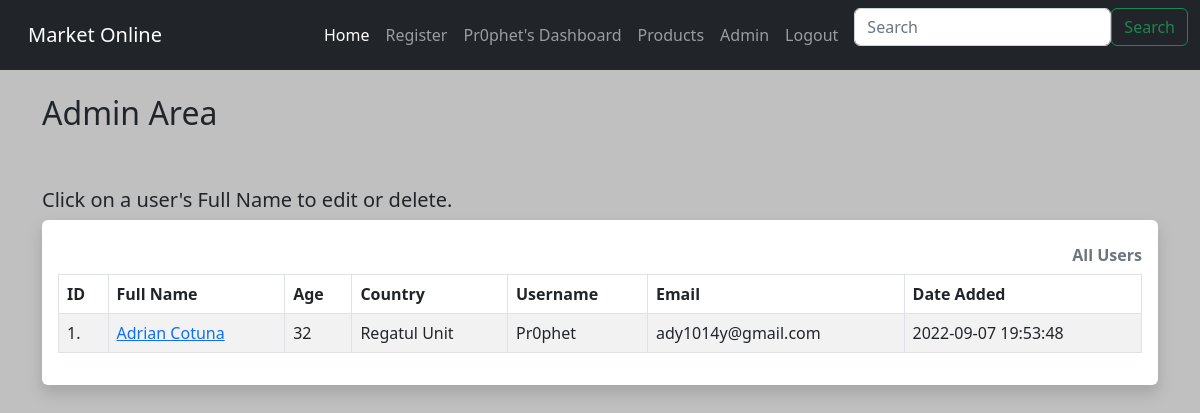
Page /admin (signed in) on the earlier database version.
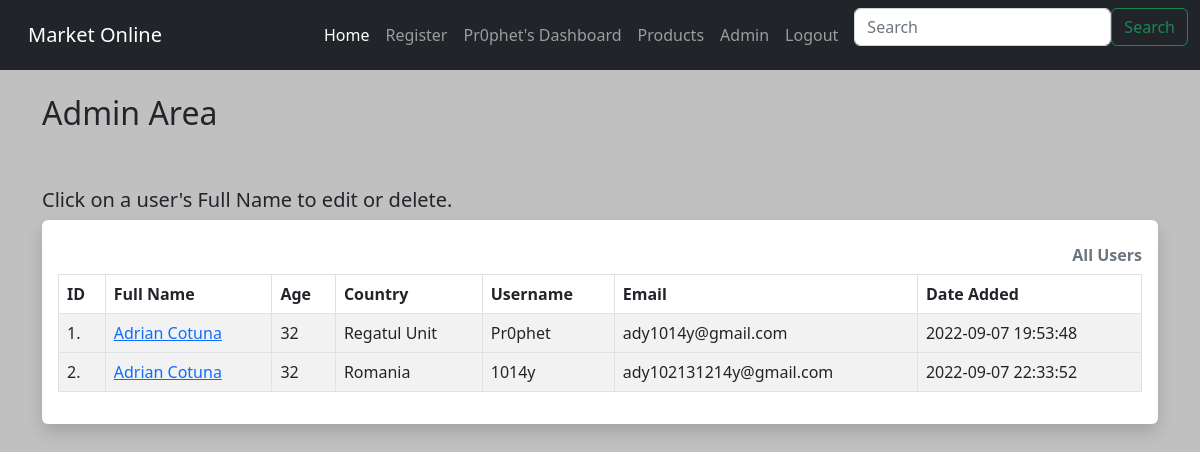
Same page on the later database version.
### app.py (models this page shows)
class Users(UserMixin, db.Model):
    id = db.Column(db.Integer(), primary_key=True)
    full_name = db.Column(db.String(200))
    age = db.Column(db.Integer())
    location = db.Column(db.String())
    username = db.Column(db.String(15), unique=True)
    password = db.Column(db.String(80))
    email = db.Column(db.String(), unique=True)
    date_added = db.Column(db.String())

### app.py (the view)
@app.route("/admin")
@login_required
def admin():
    all_users = Users.query.order_by(Users.date_added)
    id = current_user.id
    if id == 1:
        return render_template("admin.html",
                               all_users=all_users)
    else:
        flash("Sorry only admins can access admin page.")
        return redirect((url_for("dashboard")))

### app.py (called while the page is built)
@login_manager.user_loader
def load_user(user_id):
    return Users.query.get(int(user_id))

### templates/admin.html
{% extends "base.html" %}
{% block content %}
    <h2>Admin Area</h2>
    <br/><br/>
    <h5>Click on a user's Full Name to edit or delete.</h5>
<div class="shadow p-3 mb-5 bg-body rounded">
    <table class="table caption-top table-hover table-bordered table-striped">
        <caption><strong>All Users</strong></caption>
        <thead>
            <tr>
                <th scope="col">ID</th>
                <th scope="col">Full Name</th>
                <th scope="col">Age</th>
                <th scope="col">Country</th>
                <th scope="col">Username</th>
                <th scope="col">Email</th>
                <th scope="col">Date Added</th>
            </tr>
        </thead>
    {% for user in all_users %}
        <tbody>
            <tr>
                <td>{{ user.id }}.</td>
                <td><a href="{{ url_for('admin_user_edit', id=user.id) }}">{{ user.full_name}}</a></td>
                <td>{{ user.age}}</td>
                <td>{{ user.location}}</td>
                <td>{{ user.username}}</td>
                <td>{{ user.email}}</td>
                <td>{{ user.date_added}}</td>
        <tbody>
        {% endfor %}
      </table>
</div>
{% endblock %}

### templates/navbar.html (shortened to what this page needs)
<nav class="navbar navbar-expand-lg navbar-dark bg-dark">
  <div class="container-fluid">
    <a class="navbar-brand" href="{{ url_for('index') }}">Market Online</a>
    <div class="collapse navbar-collapse" id="navbarSupportedContent">
      <ul class="navbar-nav me-auto mb-2 mb-lg-0">
        <li class="nav-item">
          <a class="nav-link active" aria-current="page" href="{{ url_for('index') }}">Home</a>
        </li>
        <li class="nav-item">
          <a class="nav-link" href="{{ url_for('signup') }}">Register</a>
        </li>
        {% if current_user.is_authenticated %}
          <li class="nav-item">
            <a class="nav-link" href="{{ url_for('dashboard') }}">{{ current_user.username }}'s Dashboard</a>
          </li>
        {% if current_user.id == 1 %}
        <li class="nav-item">
            <a class="nav-link" href="{{ url_for('admin_products') }}">Products</a>
          </li>
          <li class="nav-item">
            <a class="nav-link" href="{{ url_for('admin') }}">Admin</a>
          </li>
        {% endif %}
          <li class="nav-item">
            <a class="nav-link" href="{{ url_for('logout') }}">Logout</a>
          </li>
        {% else %}
          <li class="nav-item">
            <a class="nav-link" href="{{ url_for('login') }}">Login</a>
          </li>
        {% endif %}
      </ul>
      <form class="d-flex" role="search">
        <input class="form-control me-2" type="search" placeholder="Search" aria-label="Search">
        <button class="btn btn-outline-success" type="submit">Search</button>
      </form>
    </div>
  </div>
</nav>

Differences in the rows shown:
added Users: id "2", full_name "Adrian Cotuna", age "32", location "Romania", username "1014y", email "ady102131214y@gmail.com", date_added "2022-09-07 22:33:52"
